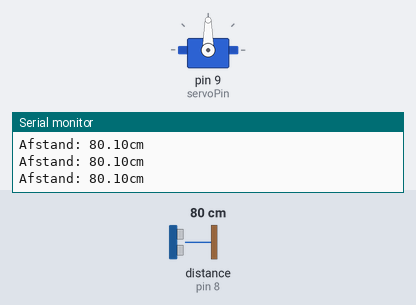
Bench run of a sketch on a simulated Arduino Uno, built with avr-gcc and run on an emulated ATmega328P. Shown: servo, the last lines printed to the serial monitor. Wiring (inferred from the names in the program): ultrasonic range finder: trigger pin 12; echo pin 8. The test bench sets the inputs (shaded band); at power-on: distance to the obstacle (sensor on pin 8) 80 cm. The echo pulse lasts 58.3 µs per cm.

Above: at 1.2 s.
1.3 s: distance to the obstacle (sensor on pin 8) set to 12 cm
2.8 s: distance to the obstacle (sensor on pin 8) set to 9 cm
At 3.8 s:
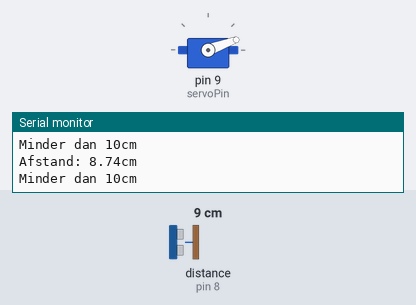
4.4 s: distance to the obstacle (sensor on pin 8) set to 6 cm
7.4 s: distance to the obstacle (sensor on pin 8) set to 3 cm
At 8.7 s:
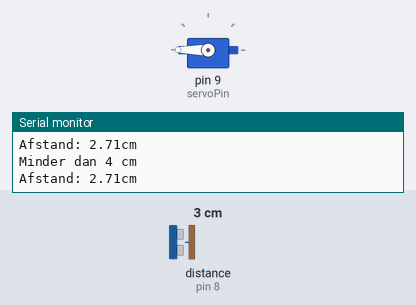
Timing chart, 0 to 9.9 s (numbered marks = the images above; inputs shaded):
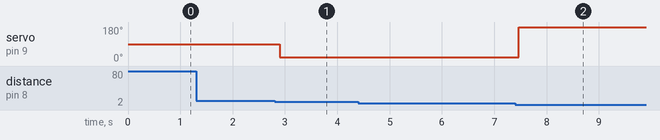

Measured:
- the behaviour switches between 11 and 10 cm on distance to the obstacle (sensor on pin 8) (found by bisection; images 0 and 1)
- the behaviour switches between 5 and 4 cm on distance to the obstacle (sensor on pin 8) (found by bisection; images 1 and 2)
- after the input at 2.8 s, servo on pin 9 (servoPin): 90° → 20° after 0.10 s
- after the input at 7.4 s, servo on pin 9 (servoPin): 20° → 180° after 0.07 s

The sketch:

sketch_sep29a.ino
```cpp
#include <Servo.h>
//trigger en echo van de sensor aanspreken
const int trigPin = 12;
const int echoPin = 8;
//servo pin aanspreken
const int servoPin  = 9;

Servo servo;

//waardes om getallen in op te slaan
float pulse;
float distance;

int angle = 0;

void setup(){
  Serial.begin(9600);

  pinMode(trigPin, OUTPUT);
  pinMode(echoPin, INPUT);

  servo.attach(servoPin);
}

void loop(){
  //trigger aan en uitzetten voor 10 microseconde
  digitalWrite(trigPin, HIGH);
  delayMicroseconds(10);
  digitalWrite(trigPin, LOW);

  pulse = pulseIn(echoPin, HIGH);
  //distance naar cm
  distance = pulse / 58;
  Serial.print("Afstand: ");
  Serial.print(distance);
  Serial.println("cm");
  //kijken of distance tussen 10 en 4 cm zit
  if(distance < 10 && distance >4) {
    Serial.println("Minder dan 10cm");
  servo.write(20);
  }
  //kijken of cm kleiner dan 4cm is
  if(distance < 4) {
    Serial.println("Minder dan 4 cm");
  servo.write(180);
  }
  //delay zodat het soepeler loopt
  delay(100);
}
```
